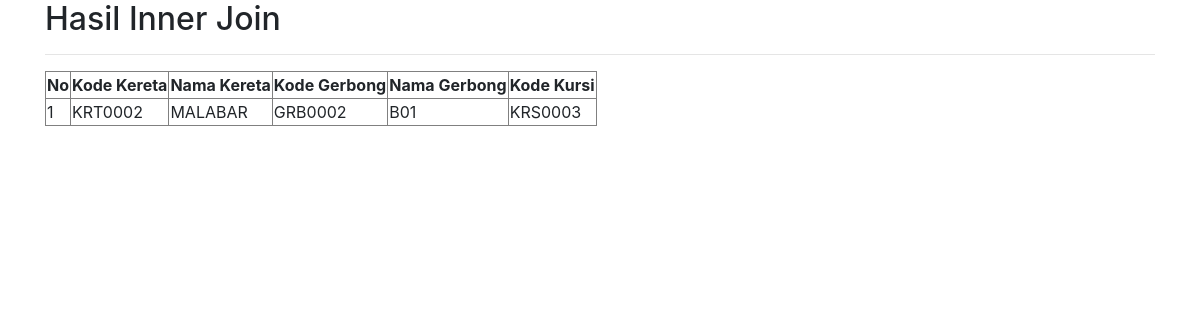
/index.php/c_join/inner_join, run on the app's committed database.
### tables this page shows
CREATE TABLE `kursi`  (
  `kd_kursi` varchar(255) NOT NULL,
  `kd_gerbong` varchar(255) NULL DEFAULT NULL,
  `kd_kereta` varchar(255) NULL DEFAULT NULL,
  PRIMARY KEY (`kd_kursi`) USING BTREE,
  INDEX `FK01`(`kd_gerbong`) USING BTREE,
  INDEX `FK02`(`kd_kereta`) USING BTREE,
  CONSTRAINT `FK01` FOREIGN KEY (`kd_gerbong`) REFERENCES `gerbong` (`kd_gerbong`) ON DELETE RESTRICT ON UPDATE RESTRICT,
  CONSTRAINT `FK02` FOREIGN KEY (`kd_kereta`) REFERENCES `lokomotif` (`kd_kereta`) ON DELETE RESTRICT ON UPDATE RESTRICT
);

CREATE TABLE `lokomotif`  (
  `kd_kereta` varchar(255) NOT NULL,
  `nama` varchar(255) NULL DEFAULT NULL,
  PRIMARY KEY (`kd_kereta`) USING BTREE
);

CREATE TABLE `gerbong`  (
  `kd_gerbong` varchar(255) NOT NULL,
  `kd_kereta` varchar(255) NULL DEFAULT NULL,
  `nama` varchar(255) NULL DEFAULT NULL,
  PRIMARY KEY (`kd_gerbong`) USING BTREE,
  INDEX `FK03`(`kd_kereta`) USING BTREE,
  CONSTRAINT `FK03` FOREIGN KEY (`kd_kereta`) REFERENCES `lokomotif` (`kd_kereta`) ON DELETE RESTRICT ON UPDATE RESTRICT
);

### application/controllers/C_join.php (called while the page is built, shortened)
<?php
class C_join extends CI_Controller {
	function __construct(){
		$this->load->model('M_join');
        $this->load->helper('url');
	}
	public function inner_join(){
		$data['krt'] = $this->M_join->inner();
		$this->load->view('V_inner', $data);
	}
}

### index.php (called while the page is built, shortened)
<?php
require_once BASEPATH.'core/CodeIgniter.php';

### application/models/M_join.php (called while the page is built, shortened)
<?php
class M_join extends CI_Model{
	function inner(){
		$this->db->select('*, Lokomotif.nama as nama_kereta, Gerbong.nama as nama_gerbong');
      	$this->db->join('Gerbong', 'Lokomotif.kd_kereta = Gerbong.kd_kereta');
      	$this->db->join('Kursi', 'Kursi.kd_kereta = Lokomotif.kd_kereta and Kursi.kd_gerbong = Gerbong.kd_gerbong');
      	$this->db->from('Lokomotif');
      	$query = $this->db->get();
      	return $query->result();
	}
}

### application/views/V_inner.php (the view, shortened to what this page needs)
<!DOCTYPE html>
<html>
<head>
	<link rel="stylesheet" href="<?php echo base_url(); ?>/css/bootstrap.min.css" />
</head>
<body>
<div class="container">
<h2>Hasil Inner Join</h2>
<hr>
<table border="1">
	<thead>
		<tr>
			<th>No</th>
			<th>Kode Kereta</th>
			<th>Nama Kereta</th>
			<th>Kode Gerbong</th>
			<th>Nama Gerbong</th>
			<th>Kode Kursi</th>
		</tr>
	</thead>
	<tbody>
		<?php
		$no = 0;
		foreach ($krt as $key):
		$no++ ?>
			<tr>
				<td><?=$no?>
				<td><?=$key->kd_kereta?></td>
				<td><?=$key->nama_kereta?></td>
				<td><?=$key->kd_gerbong?></td>
				<td><?=$key->nama_gerbong?></td>
				<td><?=$key->kd_kursi?></td>
			</tr>
		<?php endforeach; ?>
</table>
</div>
</body>
</html>

### data on the page
kursi: kd_kereta "KRT0002", kd_kereta.nama "MALABAR", kd_gerbong "GRB0002", kd_gerbong.nama "B01", kd_kursi "KRS0003"
